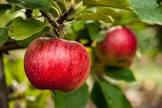
#> input picture Ripe & Unripe Fruits/ripe apple/106.jpg, 162 x 108 px, found by its file name; its folder holds only this picture in this run
$ python train.py
#> lines starting #> are read from the running program, lines starting #| are printed output that depends on the picture; after the words box and inside, x2 and y2 are one past the last pixel; in counts of white or black regions, pixels touching at a corner belong together
import os
import cv2
import numpy as np
from sklearn.ensemble import RandomForestClassifier
from sklearn.model_selection import train_test_split
from sklearn.metrics import accuracy_score, classification_report
import pickle

DATASET_PATH = r"C:\Users\Nurkanat\Desktop\HSV segmentation\Ripe & Unripe Fruits" # замените на ваш путь, если нужно

def extract_pure_cv_features(image_path):
    """
    Извлечение признаков с помощью исключительно OpenCV:
    1. HSV Гистограммы (цвет)
    2. Геометрия контура (округлость, пропорции, сплошность)
    3. Моменты Ху (инвариантные к форме дескрипторы, встроенные в cv2)
    """
    image = cv2.imread(image_path)
#> image is the input picture: shape (108, 162, 3); mean B, G, R 44.8, 97.6, 124
    if image is None:
        return None

    image = cv2.resize(image, (250, 250))
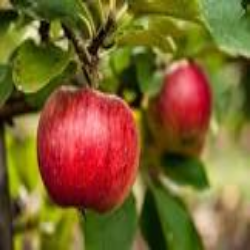
#> image: shape (250, 250, 3); mean B, G, R 44.7, 97.5, 123.8
    blurred = cv2.GaussianBlur(image, (5, 5), 0)
    hsv = cv2.cvtColor(blurred, cv2.COLOR_BGR2HSV)
#> hsv: shape (250, 250, 3); mean H, S, V 49.1, 180.5, 131.1

    # Сегментация по насыщенности для отделения от фона
    _, thresh = cv2.threshold(hsv[:, :, 1], 25, 255, cv2.THRESH_BINARY)
#> thresh: shape (250, 250); every value is 255
    kernel = np.ones((5, 5), np.uint8)
    mask = cv2.morphologyEx(thresh, cv2.MORPH_OPEN, kernel)
    mask = cv2.morphologyEx(mask, cv2.MORPH_CLOSE, kernel)

    contours, _ = cv2.findContours(mask, cv2.RETR_EXTERNAL, cv2.CHAIN_APPROX_SIMPLE)
#> contours = [[[0, 0], [0, 249], [249, 249], [249, 0]]]
    if not contours:
        return None

    largest_contour = max(contours, key=cv2.contourArea)
#> largest_contour = [[0, 0], [0, 249], [249, 249], [249, 0]]
    area = cv2.contourArea(largest_contour)
#> area = 62001
    perimeter = cv2.arcLength(largest_contour, True)
#> perimeter = 996

    if area < 100: # Отсекаем случайный мелкий мусор
        return None

    # Признаки формы
    circularity = (4 * np.pi * area) / (perimeter ** 2) if perimeter > 0 else 0.0
#> circularity = 0.785
    x, y, w, h = cv2.boundingRect(largest_contour)
#> x = 0; y = 0; w = 250; h = 250
    aspect_ratio = float(w) / h if h > 0 else 0.0
#> aspect_ratio = 1

    # Сплошность (Solidity) - отношение площади контура к площади его выпуклой оболочки
    hull = cv2.convexHull(largest_contour)
#> hull = [[249, 0], [249, 249], [0, 249], [0, 0]]
    hull_area = cv2.contourArea(hull)
#> hull_area = 62001
    solidity = float(area) / hull_area if hull_area > 0 else 0.0
#> solidity = 1

    # Моменты Ху (встроены в OpenCV, идеально описывают форму объекта)
    moments = cv2.moments(largest_contour)
#> moments = moments, m00 62001, centre m10/m00, m01/m00 = (124.5, 124.5)
    hu_moments = cv2.HuMoments(moments).flatten()
#> hu_moments = [0.167, 0, 0, 0, 0, 0, 0]
    # Логарифмическое шкалирование для стабилизации малых чисел
    hu_moments = -np.sign(hu_moments) * np.log10(np.abs(hu_moments) + 1e-10)
#> hu_moments = [0.778, 0, 0, 0, 0, 0, 0]

    # Цветовые гистограммы внутри маски
    fruit_only = cv2.bitwise_and(hsv, hsv, mask=mask)
    hist_h = cv2.calcHist([fruit_only], [0], mask, [24], [0, 180]).flatten()
#> hist_h = 24 values, max 18186 at index 4, min 0 at index 10, mean 2604.2
    hist_s = cv2.calcHist([fruit_only], [1], mask, [16], [0, 256]).flatten()
#> hist_s = [0, 0, 28, 433, 986, 2782, 4327, 4835, 4364, 4052, 5025, 5707, 5802, 6501, 7678, 9980]
    hist_v = cv2.calcHist([fruit_only], [2], mask, [16], [0, 256]).flatten()
#> hist_v = [19, 1415, 2003, 3135, 4869, 6639, 6862, 6145, 6506, 5911, 5024, 4102, 3358, 2954, 1792, 1766]

    cv2.normalize(hist_h, hist_h)
    cv2.normalize(hist_s, hist_s)
    cv2.normalize(hist_v, hist_v)

    mean_color = cv2.mean(hsv, mask=mask)[:3]
#> mean_color = (49.06, 180.5, 131.1)

    # Объединяем всё в мощный вектор признаков
    features = np.concatenate([
        hist_h, hist_s, hist_v,
        mean_color,
        [circularity, aspect_ratio, solidity],
        hu_moments
    ])
#> features = 69 values, max 180.5 at index 57, min 0 at index 10, mean 5.41
    return features

def load_dataset():
    X, y = [], []
    print(f"Сканирование датасета в: {DATASET_PATH}")
    if not os.path.exists(DATASET_PATH):
        print("Ошибка: Путь к датасету не найден!")
        return np.array(X), np.array(y)

    folders = [f for f in os.listdir(DATASET_PATH) if os.path.isdir(os.path.join(DATASET_PATH, f))]

    for folder in folders:
        folder_path = os.path.join(DATASET_PATH, folder)
        images = os.listdir(folder_path)
        print(f"Обработка класса: {folder} ({len(images)} изобр.)")

        for img_name in images:
            img_path = os.path.join(folder_path, img_name)
            features = extract_pure_cv_features(img_path)
            if features is not None:
                X.append(features)
                y.append(folder)
#> pass 2 of the loop in load_dataset, `for folder in folders:`:
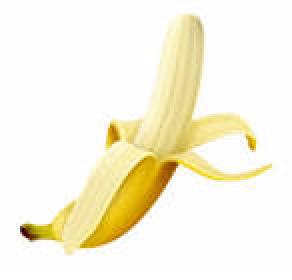
#> input picture Ripe & Unripe Fruits/ripe banana/105.jpg, 146 x 140 px, found by its file name (shown 2 times larger)
#> in extract_pure_cv_features, image is the input picture: shape (140, 146, 3); mean B, G, R 224.8, 244.2, 248.8
#> in extract_pure_cv_features (call 2), `image = cv2.resize(image, (250, 250))`:
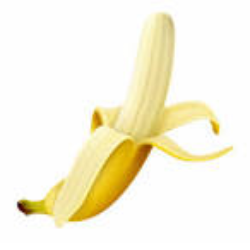
#> image: shape (250, 250, 3); mean B, G, R 224.7, 244.2, 248.7
#> hsv: shape (250, 250, 3); mean H, S, V 12.1, 27.4, 248.9
#> in extract_pure_cv_features (call 2), `_, thresh = cv2.threshold(hsv[:, :, 1], 25, 255, cv2.THRESH_BINARY)`:
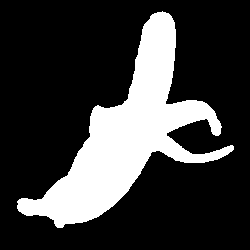
#> thresh: shape (250, 250); 23.1% white; 1 white region, box (x1, y1, x2, y2) and area: (17, 11, 234, 228) 14437
#> contours = 1 contour; box (x1, y1, x2, y2) and area: (18, 12, 233, 228) 14041
#> largest_contour = contour of 347 points, box (x1, y1, x2, y2) (18, 12, 233, 228), area 14041
#> area = 14041
#> perimeter = 904.7
#> circularity = 0.216
#> x = 18; y = 12; w = 215; h = 216
#> aspect_ratio = 0.995
#> hull = contour of 23 points, box (x1, y1, x2, y2) (18, 12, 233, 228), area 22896
#> hull_area = 22895.5
#> solidity = 0.613
#> moments = moments, m00 14041, centre m10/m00, m01/m00 = (127, 135.5)
#> in extract_pure_cv_features (call 2), `hu_moments = cv2.HuMoments(moments).flatten()`: hu_moments = [0.318, 0.0451, 0.0101, 0.000318, -5.44e-07, -6.68e-05, 1.68e-07]
#> in extract_pure_cv_features (call 2), `hu_moments = -np.sign(hu_moments) * np.log10(np.abs(hu_moments) + 1e-10)`: hu_moments = [0.497, 1.35, 2, 3.5, -6.26, -4.18, 6.77]
#> fruit_only: shape (250, 250, 3); mean H, S, V 5.7, 26.8, 53.6
#> hist_h = 24 values, max 12857 at index 3, min 0 at index 6, mean 601.6
#> hist_s = [5, 369, 959, 1256, 2350, 3198, 1309, 751, 618, 350, 247, 184, 206, 346, 615, 1675]
#> hist_v = [0, 0, 0, 0, 8, 18, 24, 30, 33, 90, 140, 290, 744, 1950, 4142, 6969]
#> mean_color = (24.75, 116.1, 232.2)
#> in extract_pure_cv_features (call 2), `features = np.concatenate([ hist_h, hist_s, hist_v, mean_color, [circu..`: features = 69 values, max 232.2 at index 58, min -6.26 at index 66, mean 5.57

    return np.array(X), np.array(y)

if __name__ == "__main__":
    X, y = load_dataset()
    if len(X) > 0:
        X_train, X_test, y_train, y_test = train_test_split(X, y, test_size=0.2, random_state=42)

        print("\nОбучение модели RandomForest...")
        model = RandomForestClassifier(n_estimators=300, random_state=42, n_jobs=-1)
        model.fit(X_train, y_train)

        y_pred = model.predict(X_test)
        print(f"\nТочность модели (Accuracy): {accuracy_score(y_test, y_pred) * 100:.2f}%")
#| Точность модели (Accuracy): 0.00%
        print("\nОтчет классификации:")
        print(classification_report(y_test, y_pred))
#|               precision    recall  f1-score   support
#|   ripe apple       0.00      0.00      0.00       0.0
#|  ripe banana       0.00      0.00      0.00       1.0
#|     accuracy                           0.00       1.0
#|    macro avg       0.00      0.00      0.00       1.0
#| weighted avg       0.00      0.00      0.00       1.0

        with open("ripeness_model.pkl", "wb") as f:
            pickle.dump(model, f)
        print("Модель успешно обучена и сохранена в 'ripeness_model.pkl'!")
    else:
        print("Датасет пуст или изображения не были загружены.")
